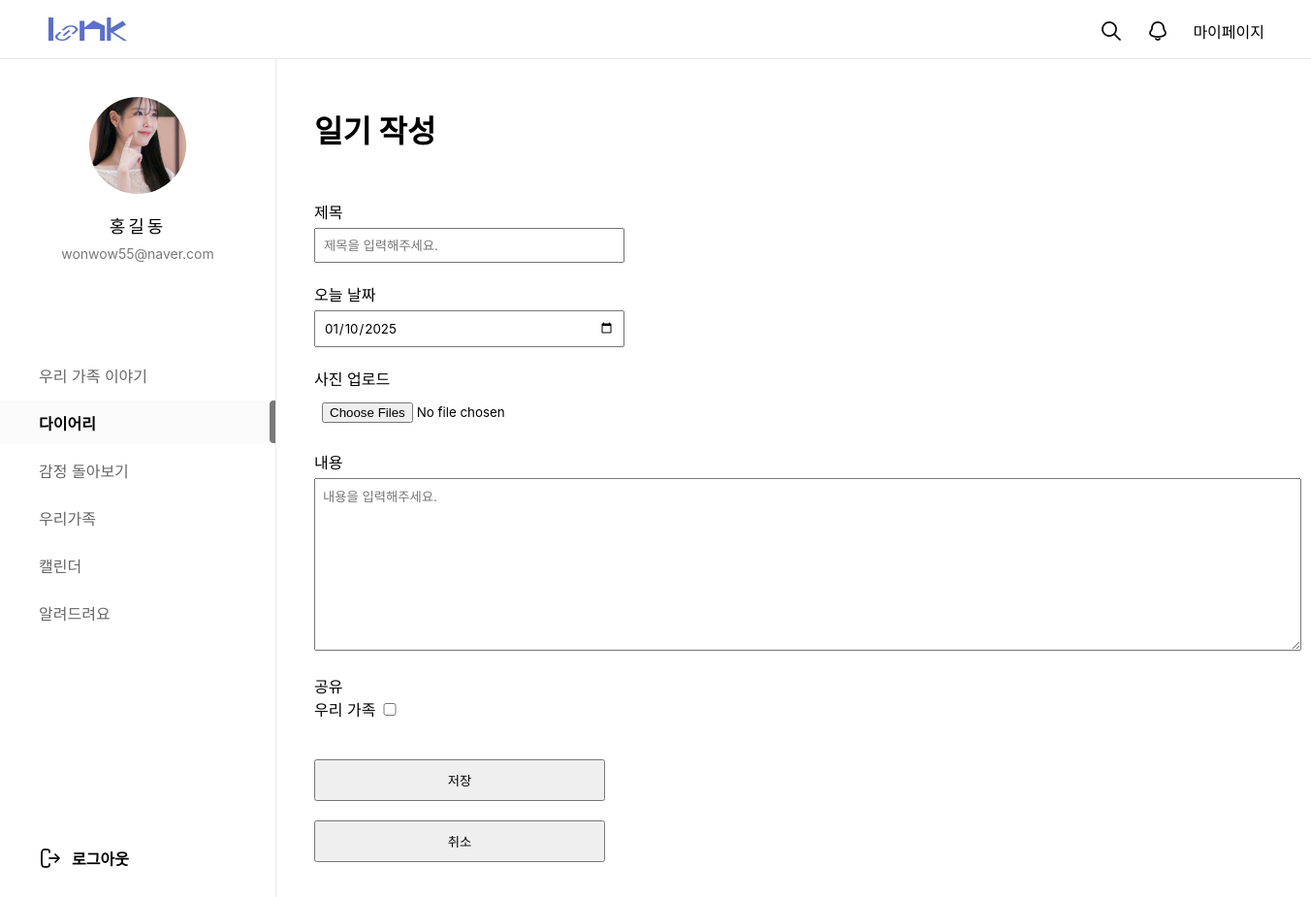
Page /diary/diaryWrite/ (signed in) on the committed database.
### mypage/models.py (models this page shows, shortened)
class Img(models.Model):
  id = models.CharField(max_length=50, primary_key=True)  # 고유한 ID
  img = models.ImageField(upload_to='images/', null=True, blank=True, default='../static/images/calendar1/default_profile.png')  # 디폴트 이미지 설정

### loginpage/models.py (models this page shows, shortened)
class Member(models.Model):
  id = models.CharField(max_length=50,primary_key=True)
  pw = models.CharField(max_length=100)
  name = models.CharField(max_length=100)
  nicName = models.CharField(max_length=100,default='123')
  mail = models.EmailField(max_length=100)
  birthday = models.CharField(max_length=50)
  gender = models.CharField(max_length=10,choices=[('남자', '남자'), ('여자', '여자')])
  mdate = models.DateTimeField(auto_now=True)
  created_group = models.OneToOneField(
        'diary.GroupDiary',  # '앱이름.모델이름' 형식
        on_delete=models.SET_NULL,
        null=True,
        blank=True,
        related_name='creator'
    )
  joined_group = models.ForeignKey(
        'diary.GroupDiary',  # '앱이름.모델이름' 형식
        on_delete=models.SET_NULL,
        null=True,
        blank=True,
        related_name='members'
    )

### diary/models.py (models this page shows, shortened)
class GroupDiary(models.Model):
  gno = models.IntegerField(default=0, null=False)
  member = models.ForeignKey(Member,on_delete=models.DO_NOTHING, null=False)
  gtitle = models.CharField(max_length=200)
  gName = models.CharField(max_length=100, null=False, default="우리 가족") # 그룹이름
  created_at = models.DateTimeField(auto_now_add=True)
  role = models.IntegerField(default=1)

### diary/views.py (the view, shortened to what this page needs)
# urls.py: path('diaryWrite/', views.diaryWrite, name="diaryWrite"),
def diaryWrite(request):
		if request.method == "GET":
				id = request.session.get('session_id')  # 현재 사용자의 ID 가져오기
				my_info = Member.objects.filter(id=id).first()
				qb = Img.objects.filter(id=id).first()
				current_date = timezone.now().date().strftime('%Y-%m-%d')
				user = Member.objects.filter(id=id)
				created_group = user[0].created_group
				joined_group = user[0].joined_group
				return render(request, 'diaryWrite.html', {
						'current_date': current_date,
						'created_group': created_group,
						'joined_group': joined_group,
						'info':my_info,
						'qb':qb,
				})

### diary/templates/diaryWrite.html (shortened to what this page needs)
{%load static%}
<!DOCTYPE html>
<html lang="ko">
<head>
  <link rel="stylesheet" href="{% static 'css/diary/diary_write.css'%}">
  <link rel="stylesheet" href="{% static 'css/home/main.css'%}">
  <link rel="stylesheet" as="style" crossorigin
    href="https://cdn.jsdelivr.net/gh/orioncactus/pretendard@v1.3.9/dist/web/variable/pretendardvariable.min.css" />
</head>
</head>
<body>
  <div id="top_nav">
    <h1><a href="/main/index/"></a></h1>
    <ul class="top_menu">
      <li><a href="#"><img src="/static/images/home/search_icon.png" alt=""></a></li>
      <li><a href="#"><img src="/static/images/home/bell_off_icon.png" alt=""></a></li>
      <li><a href="/mypage/main/">마이페이지</a></li>
    </ul>
  </div>
  <div id="gnb">
    <div id="user_profile">
      <div id="pimg">
        <img src="{{ qb.img.url }}" alt="" />
      </div>
      <p id="uName">{{info.name}}</p>
      <p id="uEmail">{{info.mail}}</p>
    </div>
    <nav id="menu">
      <ul>
        <a href="/main/index/"><li class="menu_item">우리 가족 이야기</li></a>
        <a href="/diary/diaryHome/"><li class="menu_item active">다이어리</li></a>
        <a href="/emotion/main/"><li class="menu_item">감정 돌아보기</li></a>
        <a href="/family1/fam/"><li class="menu_item">우리가족</li></a>
        <a href="/calendar1/cal/"><li class="menu_item">캘린더</li></a>
        <a href="/customer/"><li class="menu_item">알려드려요</li></a>
      </ul>
    </nav>
    <div id="logout">
      <a href="/main/logout/"><span>로그아웃</span></a>
    </div>
  </div>
  <div id="diary_write">
    <h1>일기 작성</h1>
    <form action= "{% url 'diary:diaryWrite' %}" id="writeFrm" name="writeFrm" method="post" enctype="multipart/form-data">
      <div class="form-group">
        <label for="title">제목</label>
        <input type="text" name="title" id="title" placeholder="제목을 입력해주세요." required>
      </div>
      <div class="form-group">
        <label for="date">오늘 날짜</label>
        <input type="date" name="date" id="date" value="{{ current_date }}">
      </div>
      <div class="form-group">
        <label for="image">사진 업로드</label>
        <div class="file-input-container">
          <input type="file" id="image" name="image" multiple accept="image/*" onchange="previewImages(event)">
        </div>
      </div>
      <div class="form-group">
        <label for="content">내용</label>
        <textarea name="content" id="content" rows="10" oninput="autoResize(this)" placeholder="내용을 입력해주세요."
          required></textarea>
      </div>
      {% if created_group or joined_group %}
      <div class="form-group">
          <label>공유</label><br>
          {% if created_group %}
          <label id="fdiary">
              {{ created_group.gName }}
              <input type="checkbox" id="share" name="diary_idc" value="{{ created_group.gno }}">
          </label>
          {% endif %}
      </div>
      {% endif %}
      <button type="submit" onclick='saveBtn(event)' class="save">저장</button>
      <button type="button" class="cancel" onclick="confirmCancel()">취소</button>
  </div>
</body>
</html>

### static/css/diary/diary_write.css (style rules this page uses)
#diary_write { padding-top: 110px; padding-left: 324px; margin-bottom: 100px; }
#diary_write>h1 { margin-bottom: 50px; }
form { display: flex; flex-direction: column; width: 300px; }
label { width: 100px; margin-top: 10px; }
input, textarea { padding: 8px; margin-top: 5px; width: 100%; }
textarea { width: 1000px; }
button { margin-top: 20px; padding: 10px; cursor: pointer; }
.form-group { margin-bottom: 20px; }
.file-input-container { position: relative; }
#share { width: 20px; cursor: pointer; }
#fdiary { cursor: pointer; }

### static/css/home/main.css (style rules this page uses)
* { margin: 0; padding: 0; font-family: "Pretendard Variable", Pretendard, -apple-system, BlinkMacSystemFont, system-ui, Roboto, "Helvetica Neue", "Segoe UI", "Apple SD Gothic Neo", "Noto Sans KR", "Malgun Gothic", "Apple Color Emoji", "Segoe UI Emoji", "Segoe UI Symbol", sans-serif; }
button { cursor: pointer; }
a { text-decoration: none; color: inherit; cursor: pointer; }
ol, ul { list-style: none; }
#top_nav { width: 100%; height: 60px; background: #fff; border-bottom: 1px solid #E9E9E9; position: fixed; z-index: 1000; }
#gnb { width: 284px; height: 100%; overflow-y: auto; position: fixed; top : 60px; border-right: 1px solid #E9E9E9; background: #fff; }
#user_profile { width: 284px; height: 264px; text-align: center; }
#uName { font-size: 18px; font-weight: 500; letter-spacing: 3px; line-height: 21px; margin-top:23px }
#uEmail { font-size: 14px; font-weight: 400; line-height: 17px; color: #797979; margin-top:9px }
#pimg { width: 100px; height: 100px; border-radius: 100%; overflow: hidden; margin: 40px auto 0; }
#pimg img { width: 100%; height: 100%; object-fit: cover; }
#menu ul { list-style: none; padding-left: 0; margin-bottom: 220px; }
#menu ul li { height: 44px; padding: 11px 0 11px 40px; margin-bottom: 5px; box-sizing: border-box; transition: background-color 0.3s, color 0.3s; }
.menu_item { font-size: 16px; font-weight: 400; color: #666; }
.menu_item.active { font-size: 16px; font-weight: 600; color: #000; background-color: #FAFAFA; background-image: url(../../images/home/menu_bar.png); background-repeat: no-repeat; background-position: right center; }
#logout { font-size: 16px; font-weight: 600; margin-left: 40px; background-image: url(../../images/home/logout_icon.png); background-repeat: no-repeat; background-position: left center; }
#logout span { margin-left: 34px; }
#top_nav>h1 { width: 81px; height: 24px; background: url('../../images/home/logo_sample.png') no-repeat; position: absolute; left:50px; top:18px; }
.top_menu { display: flex; gap: 24px; justify-content: flex-end; margin-right: 48px; padding-top: 20px; box-sizing: border-box; }

### rows in the picture
Img: img (picture)
Member: name "홍길동", mail "wonwow55@naver.com"
GroupDiary: gName "우리 가족"
